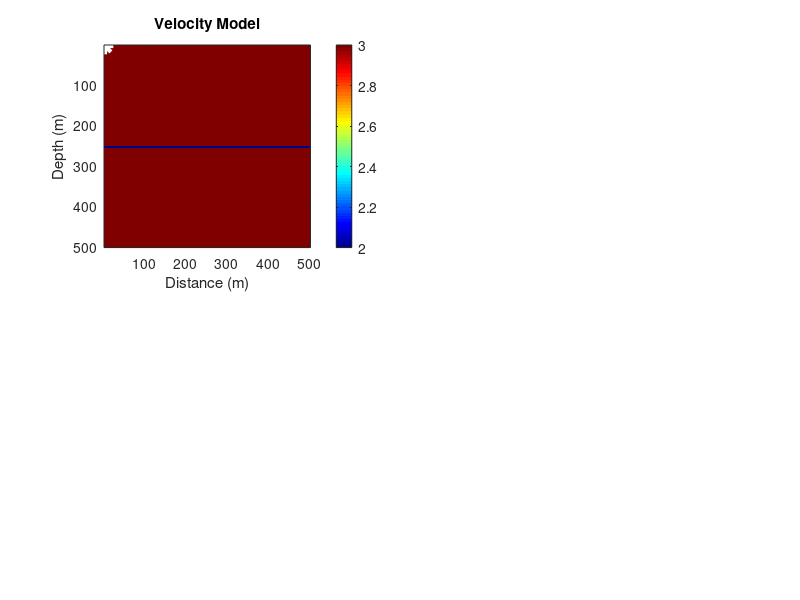

Write MATLAB code to recreate this figure. (Note: this script raises an error after producing the figure.)
%% Seismic Reverse-time Migration (RTM) Example
clear;
close all;

method = 'adj_conv';
%method = 'recon_corr';
diagHess = 1;
bg_velocity = 'smooth';
%bg_velocity = 'true';

%% Read in velocity model and plot it

% two-layer model------
velocityModel=zeros(100,100);
velocityModel(:,:)=3.0;
velocityModel(51,:)=2.0; % 4.0
%----------------------

% fault model----------
% tmp=load('model.txt');
% nx1=600;
% nz1=300;
% tmp=reshape(tmp,nz1,nx1);
% velocityModel=tmp(51:251,400:600);
%----------------------

% salt-dome model
% tmp=load('model.txt');
% nx1=600;
% nz1=300;
% velocityModel=reshape(tmp,nz1,nx1);

[nz,nx]=size(velocityModel);

dx = 5;
dz = 5;
x = (1:nx)*dx;
z = (1:nz)*dz;

subplot(2,2,1);
imagesc(x,z,velocityModel);
xlabel('Distance (m)'); ylabel('Depth (m)');
title('Velocity Model');
hold on;
hshot = plot(x(1),z(1),'w*','LineWidth',3,'MarkerSize',12);
hold off;
colorbar;
colormap('jet');

%% Create shot gathers
% Use the velocity model to simulate wavefield. The 2nd-order acoustic wave equation
% is solved using finite differences for a defined initial wavefield.

% calculate time step dt from stability crierion for finite difference
% solution of the wave equation.
dt = 0.9*min(min(dz./velocityModel/sqrt(2)));

% determine time samples nt from wave travelime to depth and back to surface
vmin = min(velocityModel(:));
nt = round(sqrt((dx*nx)^2 + (dz*nx)^2)*2/vmin/(2*dt) + 1);
t  = (0:nt-1).*dt;

% add region around model for applying absorbing boundary conditions (20 nodes wide)
V = [repmat(velocityModel(:,1),1,20) velocityModel repmat(velocityModel(:,end),1,20)];
V(end+1:end+20,:) = repmat(V(end,:),20,1);

% Define frequency parameter for Ricker source wavelet
f  = 0.05;

%% Generate shots and save to file and video

data = zeros(size(nt,nx));
figure(gcf)

for ixs = 21:nx+20  % shot loop
    
    % initial wavefield
    rw = ricker(f,nz+40,dt,dt*ixs,0);
    rw = rw(1:nz+20,:);
    
    % plot initial wavefield
    set(hshot,'XData',x(ixs-20),'YData',z(1));
    subplot(2,2,2);
    imagesc(x,z,rw(1:end-20,21:end-20));
    xlabel('Distance (m)'); ylabel('Depth (m)');
    title(['Shot ',num2str(ixs-20),' at ',num2str(x(ixs-20)),' m']);
    colormap('jet');
    
    % generate shot record
    tic
    [data, snapshot] = fm2d(V,rw,dx,nt,dt);
    toc
    save(['./snapshot/snapshot',num2str(ixs-20),'.mat'],'snapshot');
    save(['./data/shotfdm',num2str(ixs-20),'.mat'],'data');
    
    data = data(21:end-20,:)';
    
    if ismember(ixs-20,[1 nx/2 nx])
        start = 1;
    else
        start = nt;
    end
    
    for i = start:nt
        % plot shot record evolution
        ds = zeros(nt,nx);
        ds(1:i,:) = data(1:i,:);
        subplot(2,2,3);
        imagesc(x,t,ds);
        xlabel('Distance (m)'); ylabel('Time (s)');
        title('Shot Record');
        %caxis([-0.1 0.1])
        
        % plot wave propagation
        subplot(2,2,4);
        imagesc(x,z,snapshot(1:end-20,21:end-20,i));
        xlabel('Distance (m)'); ylabel('Depth (m)');
        title(['Wave Propagation t = ',num2str(t(i),'%10.3f')]);
        %caxis([-0.14 1])
        
        %writeVideo(vidObj,getframe(gcf));
        drawnow;
    end %shot loop
end


%% Process Shots - Reverse Time Migration

Stacked = zeros(nz+20,nx+40);
colormap('jet');

if ~strcmp(bg_velocity,'true')
    V = zeros(size(V))+V(1); % two-layer model
    %V = imgaussfilt(V,70); % fault model
end

for ixs = 1:nx  % shot loop
    
    load(['./data/shotfdm',num2str(ixs),'.mat']);
    shot = data(21:end-20,:)';
    
    tic
    if strcmp(method,'recon_corr')
        [~, rtmsnapshot] = reconstruct2d(V,data,dx,dt);      % reconstructed wavefield
    elseif strcmp(method,'adj_conv')
        [~, rtmsnapshot] = adjoint2d(V,fliplr(data),dx,dt);  % adjoint wavefield
    end
    toc
    %save(['faultModelData\rtmsnapshot',num2str(ixs),'.mat'],'rtmsnapshot');
    
    load(['./snapshot/snapshot',num2str(ixs),'.mat']);
    
    M = 0;
    s2 = zeros(size(V)); %s2 = 0;
    for i = 1:nt
        if strcmp(method,'adj_conv')
            M = snapshot(:,:,i) .* rtmsnapshot(:,:,nt-i+1) + M;  % conv imaging condition (adjoint wavefield)
        elseif strcmp(method,'recon_corr')
            M = snapshot(:,:,i) .* rtmsnapshot(:,:,i) + M;       % xcorr imaging condition (reconstructed wavefield)
        end
        
        if diagHess==1
            s2 = snapshot(:,:,i).^2 + s2; % on: approx diagonal Hessian
        else
            s2(:,:)=1.0;                  % off: approx diagonal Hessian
        end
        
        if ismember(ixs,[1 nx/2 nx])
            subplot(2,2,3);
            imagesc(x,z,snapshot(1:end-20,21:end-20,i));
            xlabel('Distance (m)'); ylabel('Depth (m)');
            title(['Forward Time Wave Propagation t = ',num2str(t(i),'%10.3f')]);
            %caxis([-0.14 1])
            
            subplot(2,2,4);
            imagesc(x,z,rtmsnapshot(1:end-20,21:end-20,nt-i+1));
            xlabel('Distance (m)'); ylabel('Depth (m)');
            title('Reverse Time Wave Propagation');
            %caxis([-0.14 1])
            
            subplot(2,2,2);
            imagesc(x,z,diff(M(1:end-20,21:end-20)./s2(1:end-20,21:end-20),2,1));
            xlabel('Distance (m)'); ylabel('Depth (m)');
            title(['Current Migrated Shot ',num2str(ixs)]);
            %caxis([-.05 .05])
            
            drawnow
            %writeVideo(vidObj,getframe(gcf));
        end 
    end
    
    if diagHess==1
        Stacked = Stacked + M./(s2+1e-5);  % on: illumination
    else
        Stacked = Stacked + M;             % off: illumination
    end
    
    subplot(2,2,2);
    imagesc(x,z,diff(Stacked(1:end-20,21:end-20),2,1));
    xlabel('Distance (m)'); ylabel('Depth (m)');
    title('Stacked Image');
    if diagHess==0
        clim([-200 200]);
    else
        clim([-30 30]);
    end

    subplot(2,2,3);
    imagesc(x,t,shot);
    xlabel('Distance (m)'); ylabel('Time (s)');
    title(['Current Shot ',num2str(ixs)]);
    clim([-0.1 0.1]);
    
    subplot(2,2,4);
    imagesc(x,z,diff(M(1:end-20,21:end-20)./s2(1:end-20,21:end-20),2,1));
    xlabel('Distance (m)'); ylabel('Depth (m)');
    title(['Current Migrated Shot ',num2str(ixs)]);
    %clim([-10 10]);
    
    set(hshot,'XData',x(ixs));
    drawnow
    %writeVideo(vidObj,getframe(gcf));
end
